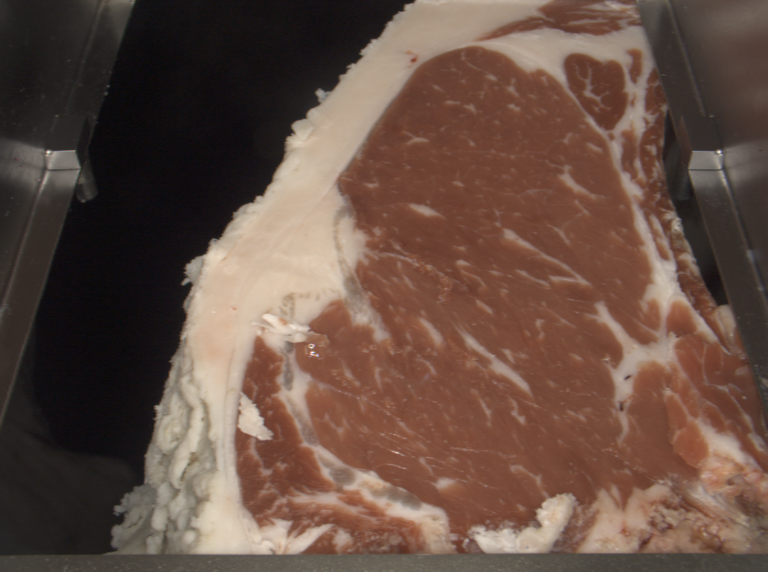
#> input picture smalltrainset/00000001-1.tif, 768 x 572 px; its folder holds only this picture in this run
$ python GradeRating.py
#> lines starting #> are read from the running program, lines starting #| are printed output that depends on the picture; after the words box and inside, x2 and y2 are one past the last pixel; in counts of white or black regions, pixels touching at a corner belong together
#> in preprocess_images, image is the input picture: shape (572, 768, 3); mean B, G, R 67.6, 78.4, 101.4
import os
import cv2
import numpy as np
import csv
from sklearn.model_selection import train_test_split
from sklearn.linear_model import LogisticRegression
from sklearn.metrics import accuracy_score

# Function to preprocess an image
def preprocess_image(image):
    # Convert to grayscale
    gray_img = cv2.cvtColor(image, cv2.COLOR_BGR2GRAY)
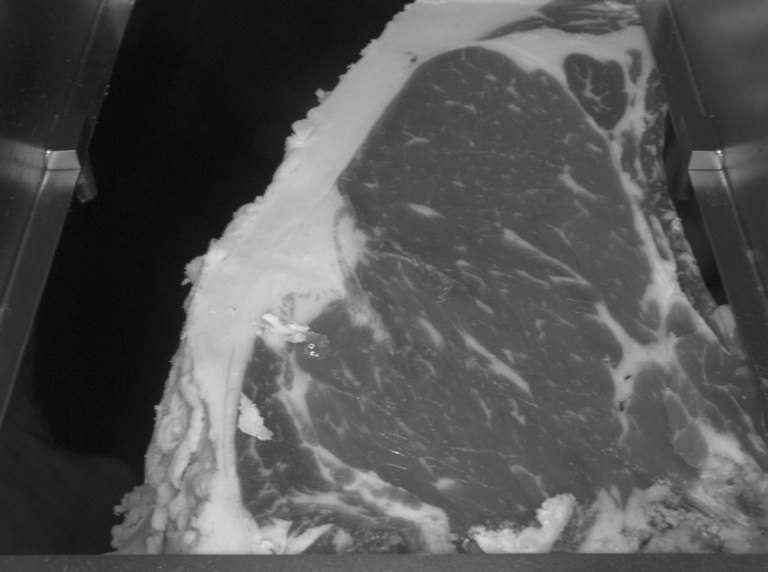
#> gray_img: shape (572, 768); min 8, max 242, mean 84

    # Apply thresholding to segment the meat portion
    _, binary_img = cv2.threshold(gray_img, 104, 255, cv2.THRESH_BINARY)
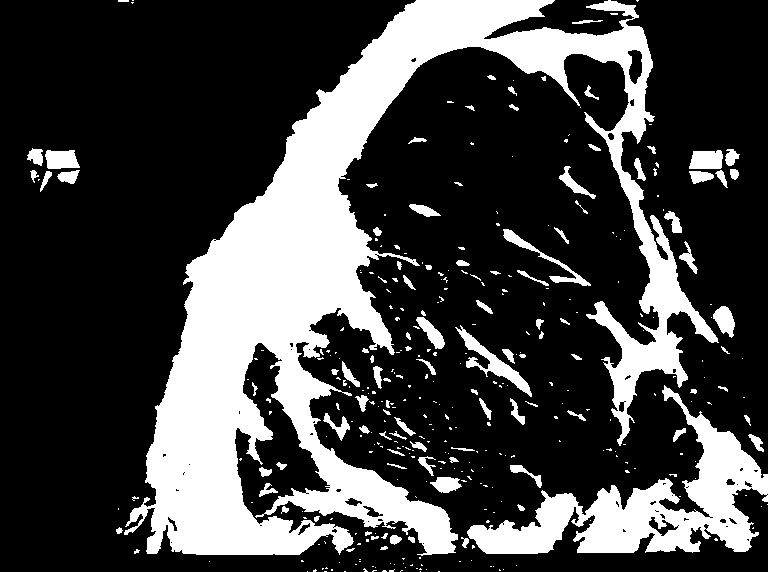
#> binary_img: shape (572, 768); 26.5% white; 360 white regions (260 under 20 px), largest, box (x1, y1, x2, y2) and area: (124, 0, 719, 556) 88695, (467, 385, 768, 554) 15644, (455, 325, 532, 397) 1115

    # Invert the binary image
    binary_img = cv2.bitwise_not(binary_img)
#> binary_img: shape (572, 768); 73.5% white; 360 black regions (260 under 20 px)

    # Find contours in the binary image
    contours, _ = cv2.findContours(binary_img, cv2.RETR_EXTERNAL, cv2.CHAIN_APPROX_SIMPLE)
#> contours = 50 contours, 39 with area under 20; largest, box (x1, y1, x2, y2) and area: (0, 0, 768, 572) 326432, (484, 0, 634, 39) 2620, (628, 50, 642, 84) 299, (649, 517, 679, 536) 156, (363, 506, 383, 517) 66

    # Find the contour with the largest area
    largest_contour = max(contours, key=cv2.contourArea)
#> largest_contour = contour of 3683 points, box (x1, y1, x2, y2) (0, 0, 768, 572), area 326432

    # Create a mask for the largest contour
    mask = np.zeros_like(gray_img)
    cv2.drawContours(mask, [largest_contour], -1, 255, thickness=cv2.FILLED)
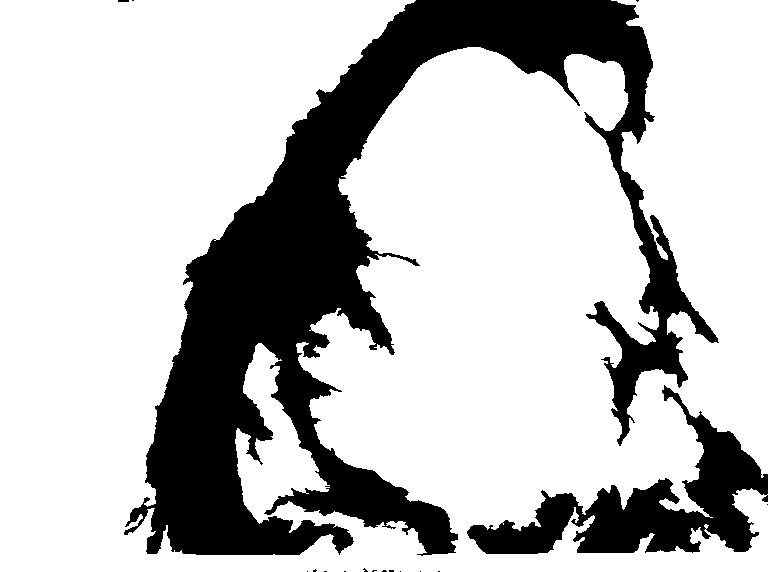
#> mask: shape (572, 768); 75.3% white; 17 black regions (14 under 20 px), largest, box (x1, y1, x2, y2) and area: (124, 0, 719, 556) 92272, (467, 385, 768, 554) 16025, (118, 0, 129, 2) 22

    # Apply the mask to the original grayscale image to extract the meat portion
    meat_portion = cv2.bitwise_and(gray_img, gray_img, mask=mask)
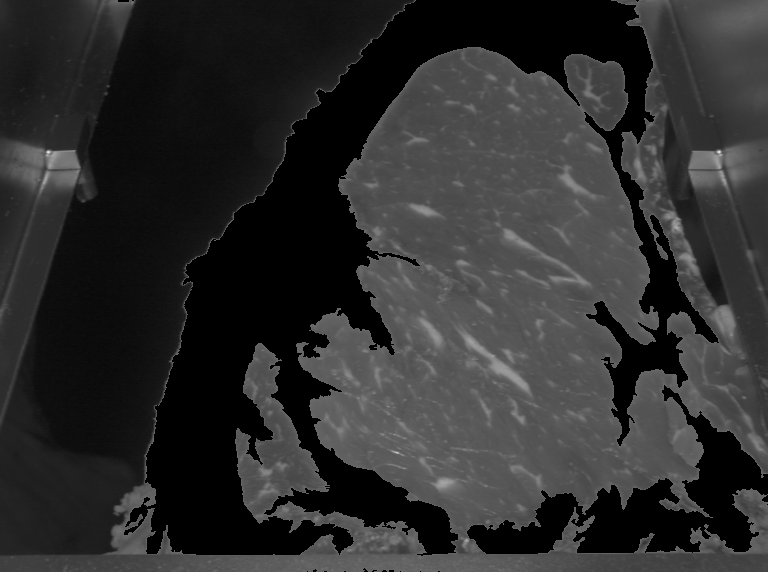
#> meat_portion: shape (572, 768); min 0, max 233, mean 46

    return meat_portion

# Function to extract features from an image
def extract_features(image):
    # Define thresholds for fat and meat
    fat_threshold = 100
    meat_threshold = 200

    # Calculate the total number of pixels in the image
    total_pixels = image.shape[0] * image.shape[1]

    # Initialize counters for fat and meat pixels
    fat_pixels = 0
    meat_pixels = 0

    # Iterate through each pixel in the image
    for row in image:
        for pixel in row:
            if pixel < fat_threshold:
                fat_pixels += 1
            elif fat_threshold <= pixel < meat_threshold:
                meat_pixels += 1

    # Calculate the percentage of fat and meat pixels
    fat_percentage = (fat_pixels / total_pixels) * 100
    meat_percentage = (meat_pixels / total_pixels) * 100

    return fat_percentage, meat_percentage

# Load images and preprocess them
def preprocess_images(folder_path):
    data = []
    for filename in os.listdir(folder_path):
        image_path = os.path.join(folder_path, filename)
        image = cv2.imread(image_path)
        central_region = preprocess_image(image)
        data.append([filename, central_region])
    return data

# Load training images and preprocess them
training_folder = './smalltrainset'
training_data = preprocess_images(training_folder)
#> training_data = 1 item

# Extract features from training images
training_features = []
for filename, central_region in training_data:
    features = extract_features(central_region)
    training_features.append([filename] + list(features))
    print(filename, " trained")
#> this loop made 1 pass
#> (filename, fat_threshold in extract_features, meat_threshold in extract_features, total_pixels in extract_features, fat_percentage in extract_features, meat_percentage in extract_features) on pass 1: ('00000001-1.tif', 100, 200, 439296, 94.9, 5.1)
#> (printed output is left out)
#> after the loop, training_features = [['00000001-1.tif', 94.9, 5.1]]

# Load validation images and preprocess them
validation_folder = './smallvalset'
validation_data = preprocess_images(validation_folder)
#> (the run stopped early here; a loop or call above may not have finished)

$ run again, on smalltrainset/00000005-1.tif
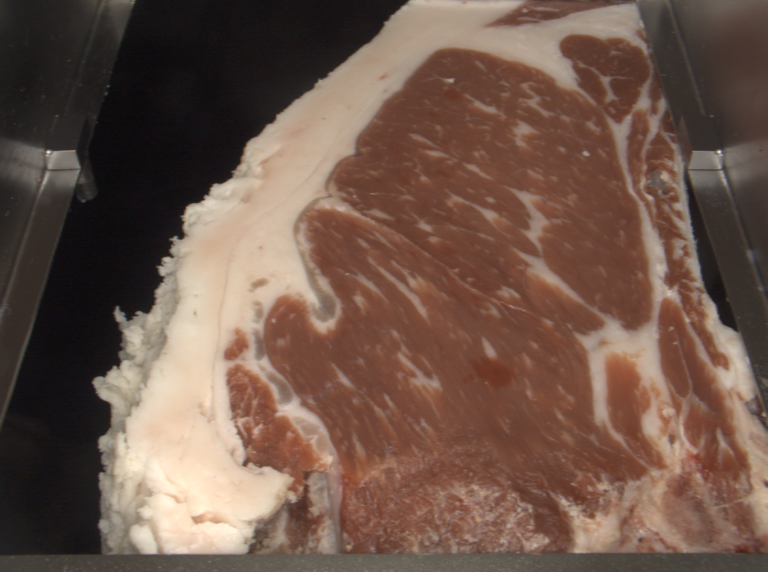
#> input picture smalltrainset/00000005-1.tif, 768 x 572 px
#> in preprocess_images, image is the input picture: shape (572, 768, 3); mean B, G, R 74.5, 86.4, 110.3
#> in preprocess_image, `_, binary_img = cv2.threshold(gray_img, 104, 255, cv2.THRESH_BINARY)`:
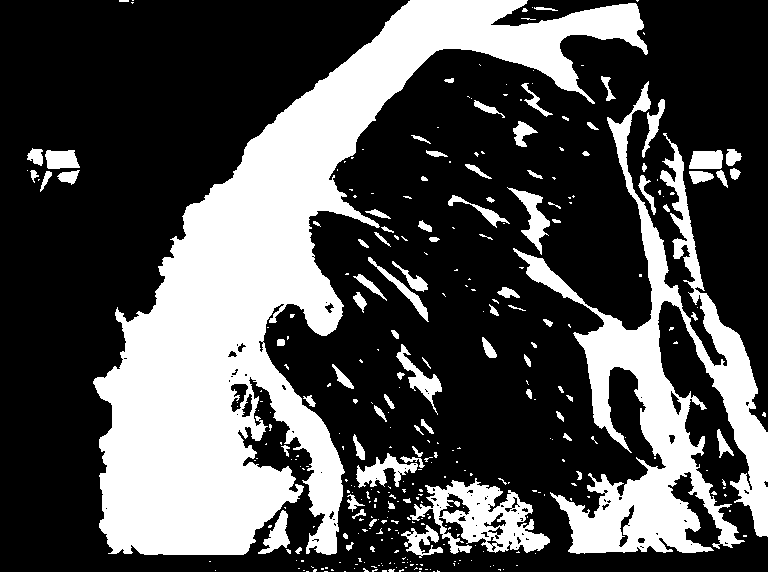
#> binary_img: shape (572, 768); 31.3% white; 335 white regions (244 under 20 px), largest, box (x1, y1, x2, y2) and area: (93, 0, 648, 555) 88010, (513, 81, 768, 554) 30860, (410, 478, 550, 554) 4831
#> contours = 40 contours, 30 with area under 20; largest, box (x1, y1, x2, y2) and area: (0, 0, 768, 572) 314750, (231, 384, 248, 412) 220, (619, 505, 634, 547) 133, (242, 394, 252, 417) 102, (671, 391, 681, 415) 87
#> largest_contour = contour of 3809 points, box (x1, y1, x2, y2) (0, 0, 768, 572), area 314750
#> mask: shape (572, 768); 72.7% white; 17 black regions (14 under 20 px), largest, box (x1, y1, x2, y2) and area: (93, 0, 648, 555) 88583, (513, 81, 768, 554) 31286, (119, 0, 129, 2) 20
#> in preprocess_image, `meat_portion = cv2.bitwise_and(gray_img, gray_img, mask=mask)`:
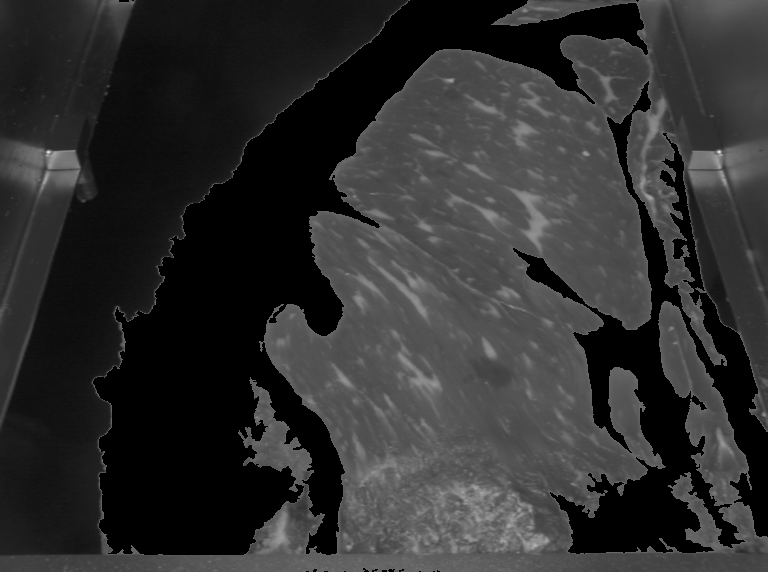
#> meat_portion: shape (572, 768); min 0, max 236, mean 47.1
#> training_data = 1 item
#> the loop `for filename, central_region in training_data:` made 1 pass
#> (filename, fat_threshold in extract_features, meat_threshold in extract_features, total_pixels in extract_features, fat_percentage in extract_features, meat_percentage in extract_features) on pass 1: ('00000005-1.tif', 100, 200, 439296, 93.26, 6.74)
#> (printed output is left out)
#> after the loop `for filename, central_region in training_data:`: training_features = [['00000005-1.tif', 93.26, 6.74]]

$ run again, on smalltrainset/00000006-1.tif
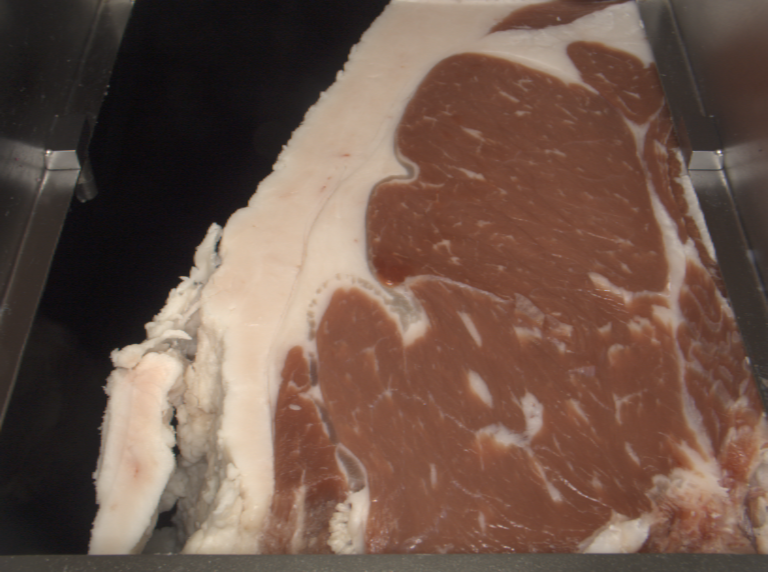
#> input picture smalltrainset/00000006-1.tif, 768 x 572 px
#> in preprocess_images, image is the input picture: shape (572, 768, 3); mean B, G, R 73.6, 85.3, 109.3
#> in preprocess_image, `_, binary_img = cv2.threshold(gray_img, 104, 255, cv2.THRESH_BINARY)`:
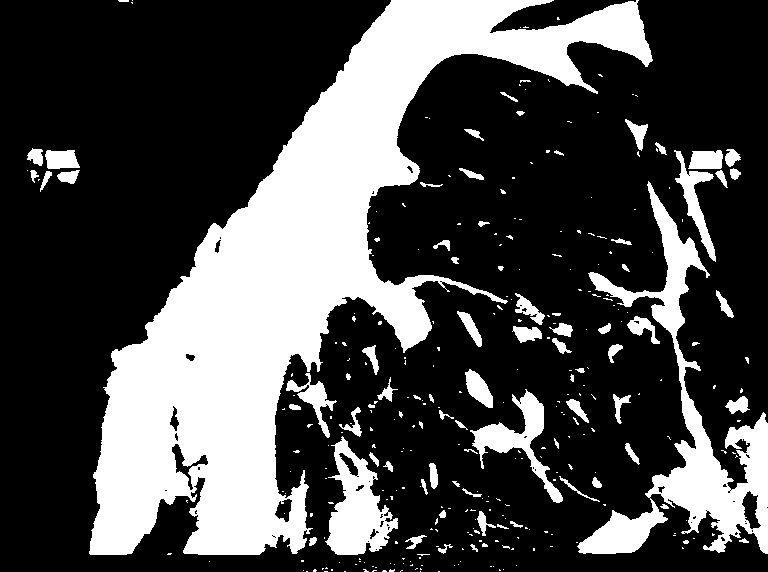
#> binary_img: shape (572, 768); 29.1% white; 326 white regions (246 under 20 px), largest, box (x1, y1, x2, y2) and area: (89, 0, 653, 555) 93666, (577, 181, 768, 554) 15180, (325, 436, 398, 555) 4340
#> contours = 28 contours, 20 with area under 20; largest, box (x1, y1, x2, y2) and area: (0, 0, 768, 572) 325921, (490, 0, 636, 33) 2030, (742, 491, 761, 529) 353, (172, 444, 208, 490) 316, (275, 499, 292, 522) 209, (170, 406, 179, 431) 82, (186, 354, 195, 361) 32, (215, 240, 221, 253) 28
#> largest_contour = contour of 2358 points, box (x1, y1, x2, y2) (0, 0, 768, 572), area 325921
#> mask: shape (572, 768); 74.9% white; 15 black regions (12 under 20 px), largest, box (x1, y1, x2, y2) and area: (89, 0, 653, 555) 96725, (588, 181, 768, 554) 13359, (118, 0, 129, 2) 21
#> in preprocess_image, `meat_portion = cv2.bitwise_and(gray_img, gray_img, mask=mask)`:
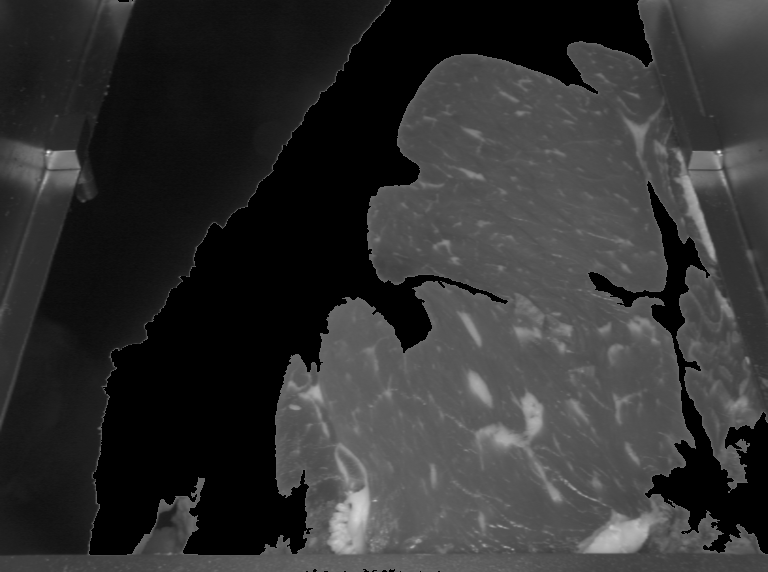
#> meat_portion: shape (572, 768); min 0, max 232, mean 49.6
#> training_data = 1 item
#> the loop `for filename, central_region in training_data:` made 1 pass
#> (filename, fat_threshold in extract_features, meat_threshold in extract_features, total_pixels in extract_features, fat_percentage in extract_features, meat_percentage in extract_features) on pass 1: ('00000006-1.tif', 100, 200, 439296, 92.66, 7.32)
#> (printed output is left out)
#> after the loop `for filename, central_region in training_data:`: training_features = [['00000006-1.tif', 92.66, 7.32]]

$ run again, on smalltrainset/00000007-1.tif
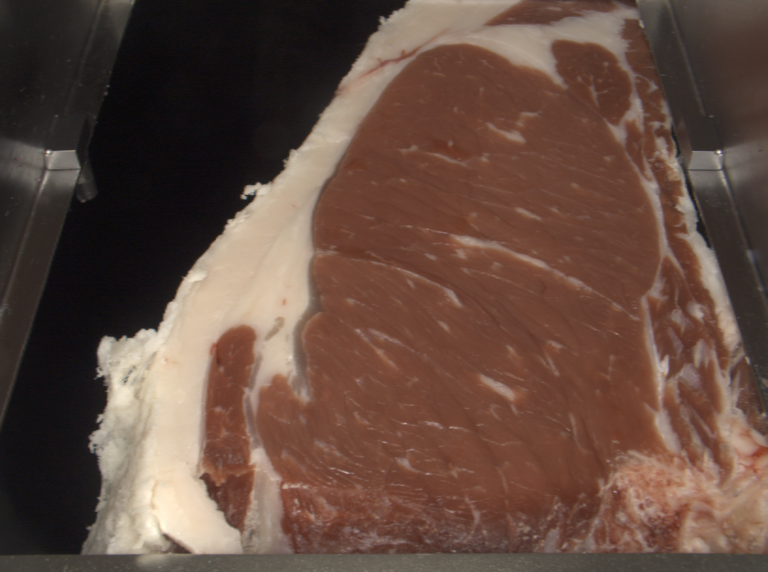
#> input picture smalltrainset/00000007-1.tif, 768 x 572 px
#> in preprocess_images, image is the input picture: shape (572, 768, 3); mean B, G, R 64.5, 75.3, 99.4
#> in preprocess_image, `_, binary_img = cv2.threshold(gray_img, 104, 255, cv2.THRESH_BINARY)`:
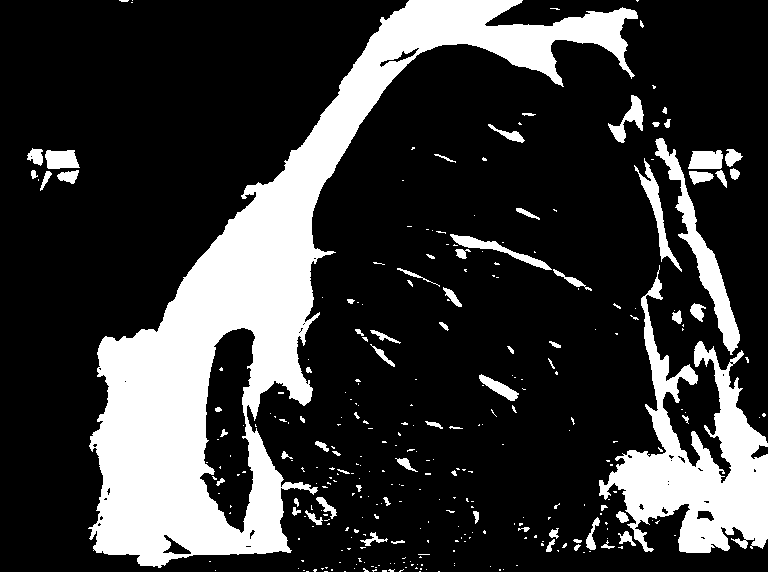
#> binary_img: shape (572, 768); 22.1% white; 317 white regions (244 under 20 px), largest, box (x1, y1, x2, y2) and area: (88, 0, 638, 568) 66713, (599, 265, 768, 553) 17380, (655, 138, 740, 355) 3252
#> contours = 31 contours, 25 with area under 20; largest, box (x1, y1, x2, y2) and area: (0, 0, 768, 572) 343926, (200, 328, 255, 533) 7115, (163, 535, 191, 554) 176, (751, 445, 768, 459) 105, (380, 48, 419, 67) 92, (697, 511, 714, 521) 90
#> largest_contour = contour of 2236 points, box (x1, y1, x2, y2) (0, 0, 768, 572), area 343926
#> mask: shape (572, 768); 79% white; 16 black regions (14 under 20 px), largest, box (x1, y1, x2, y2) and area: (88, 0, 638, 568) 74492, (599, 270, 768, 553) 17553
#> in preprocess_image, `meat_portion = cv2.bitwise_and(gray_img, gray_img, mask=mask)`:
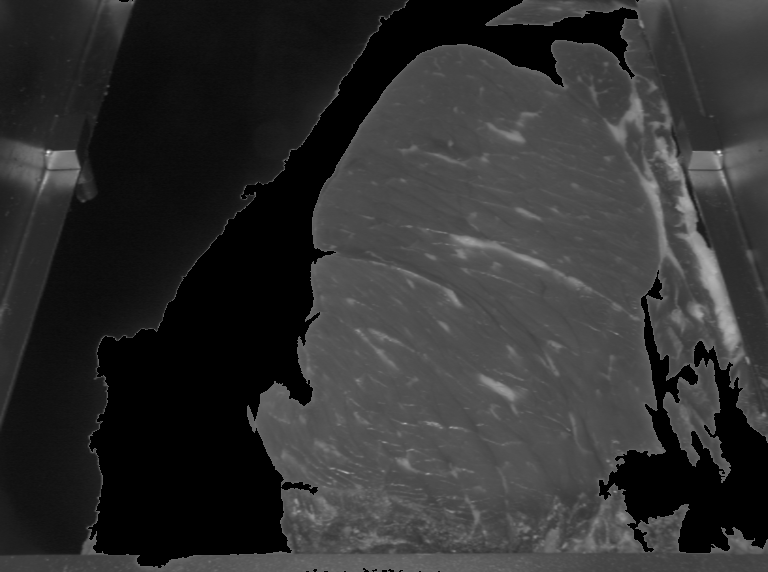
#> meat_portion: shape (572, 768); min 0, max 232, mean 48.5
#> training_data = 1 item
#> the loop `for filename, central_region in training_data:` made 1 pass
#> (filename, fat_threshold in extract_features, meat_threshold in extract_features, total_pixels in extract_features, fat_percentage in extract_features, meat_percentage in extract_features) on pass 1: ('00000007-1.tif', 100, 200, 439296, 95.5, 4.5)
#> (printed output is left out)
#> after the loop `for filename, central_region in training_data:`: training_features = [['00000007-1.tif', 95.5, 4.5]]
